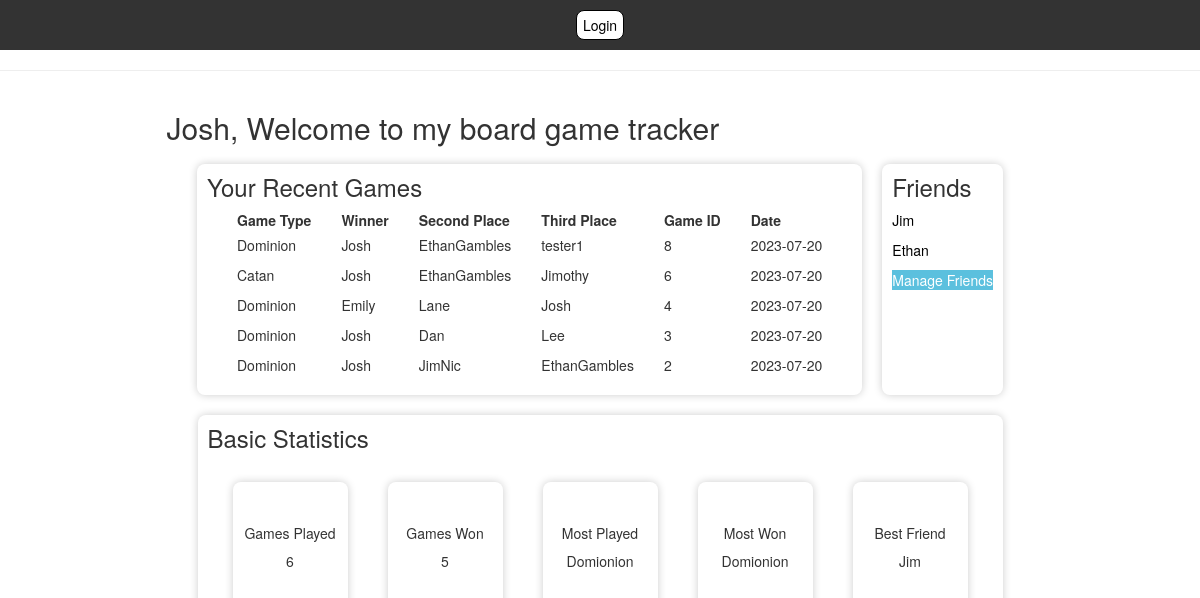
Screenshot of /home (signed in) with the database file from the repository.
### app.py (models this page shows)
class User(UserMixin, db.Model):
        id = db.Column(db.Integer, primary_key=True)
        fullname = db.Column(db.String(50), nullable=False)
        username = db.Column(db.String(15), nullable=False, unique=True)
        email = db.Column(db.String(50), nullable=False, unique=True)
        password = db.Column(db.String(80), nullable=False)
        favorites = db.relationship('SupportedGames', secondary=userFavorites, backref='favoritedby')
        friends = db.relationship('User', secondary=friends,
                                primaryjoin=(friends.c.user_id == id),
                                secondaryjoin=(friends.c.friend_id == id),
                                backref=db.backref('friend_of', lazy='dynamic'),
                                lazy='dynamic')

class DominionGame(db.Model):
    id = db.Column(db.Integer, primary_key=True)
    game_id = db.Column(db.Integer, nullable=False)
    winnerName = db.Column(db.String(50), nullable=False)
    winnerScore = db.Column(db.Integer, nullable=False)
    secondName = db.Column(db.String(50), nullable=False)
    secondScore = db.Column(db.Integer, nullable=False)
    thirdName = db.Column(db.String(50))
    thirdScore = db.Column(db.Integer)
    fourthName = db.Column(db.String(50))
    fourthScore = db.Column(db.Integer)
    date = db.Column(db.Date)

class CatanGame(db.Model):
    id = db.Column(db.Integer, primary_key=True)
    game_id = db.Column(db.Integer, nullable=False)
    winnerName = db.Column(db.String(50), nullable=False)
    winnerScore = db.Column(db.Integer, nullable=False)
    secondName = db.Column(db.String(50), nullable=False)
    secondScore = db.Column(db.Integer, nullable=False)
    thirdName = db.Column(db.String(50))
    thirdScore = db.Column(db.Integer)
    fourthName = db.Column(db.String(50))
    fourthScore = db.Column(db.Integer)
    date = db.Column(db.Date)

### app.py (the view, shortened to what this page needs)
@app.route('/')
@app.route('/home')
@login_required
def home():
    user = User.query.filter_by(username=current_user.username).first()
    user_friends = user.friends.limit(5).all()
    print(current_user.username)
    print(current_user.fullname)
    dominion_games = DominionGame.query.filter(or_(
        DominionGame.winnerName == current_user.fullname,
        DominionGame.secondName == current_user.fullname,
        DominionGame.thirdName == current_user.fullname,
        DominionGame.fourthName == current_user.fullname,
        DominionGame.winnerName == current_user.username,
        DominionGame.secondName == current_user.username,
        DominionGame.thirdName == current_user.username,
        DominionGame.fourthName == current_user.username
    )).with_entities(DominionGame.game_id, DominionGame.winnerName, DominionGame.secondName, DominionGame.thirdName, DominionGame.date, literal('Dominion').label('game_type')).all()
    recentGames = []
    for game in dominion_games:
        new_game = {}
        if game.winnerName == current_user.username:
            new_game['winnerName'] = current_user.fullname
        else:
            new_game['winnerName'] = game.winnerName
        if game.secondName == current_user.username:
            new_game['secondName'] = current_user.fullname
        else:
            new_game['secondName'] = game.secondName
        if game.thirdName == current_user.username:
            new_game['thirdName'] = current_user.fullname
        else:
            new_game['thirdName'] = game.thirdName
        new_game['game_id'] = game.game_id
        new_game['game_type'] = 'Dominion'
        new_game['current_date'] = game.date
        recentGames.append(new_game)
    catan_games = CatanGame.query.filter(or_(
        CatanGame.winnerName == current_user.fullname,
        CatanGame.secondName == current_user.fullname,
        CatanGame.thirdName == current_user.fullname,
        CatanGame.fourthName == current_user.fullname,
        CatanGame.winnerName == current_user.username,
        CatanGame.secondName == current_user.username,
        CatanGame.thirdName == current_user.username,
        CatanGame.fourthName == current_user.username
    )).with_entities(CatanGame.game_id, CatanGame.winnerName, CatanGame.secondName, CatanGame.thirdName, CatanGame.date, literal('Catan').label('game_type')).all()
    for game in catan_games:
        new_game = {}
        if game.winnerName == current_user.username:
            new_game['winnerName'] = current_user.fullname
        else:
            new_game['winnerName'] = game.winnerName
        if game.secondName == current_user.username:
            new_game['secondName'] = current_user.fullname
        else:
            new_game['secondName'] = game.secondName
        if game.thirdName == current_user.username:
            new_game['thirdName'] = current_user.fullname
        else:
            new_game['thirdName'] = game.thirdName
        new_game['game_id'] = game.game_id
        new_game['game_type'] = 'Catan'
        new_game['current_date'] = game.date
        recentGames.append(new_game)
    lords_games = LordsofWaterdeepGame.query.filter(or_(
        LordsofWaterdeepGame.winnerName == current_user.fullname,
        LordsofWaterdeepGame.secondName == current_user.fullname,
        LordsofWaterdeepGame.thirdName == current_user.fullname,
        LordsofWaterdeepGame.fourthName == current_user.fullname,
        LordsofWaterdeepGame.winnerName == current_user.username,
        LordsofWaterdeepGame.secondName == current_user.username,
        LordsofWaterdeepGame.thirdName == current_user.username,
        LordsofWaterdeepGame.fourthName == current_user.username
    )).with_entities(LordsofWaterdeepGame.game_id, LordsofWaterdeepGame.winnerName, LordsofWaterdeepGame.secondName, LordsofWaterdeepGame.thirdName, LordsofWaterdeepGame.date, literal('Catan').label('game_type')).all()
    sortedGames = sorted(recentGames, key=lambda x: x['game_id'], reverse=True)
    top5Games = sortedGames[:5]
    gamesWon = calcGamesWon(user)
    gamesPlayed = calcGamesPlayed(user)
    mostPlayed = calcMostPlayed(user)
    mostWon = calcMostWon(user)
    bestFriend = calcBestFriend(user)
    profileStats = [gamesPlayed, gamesWon, mostPlayed, mostWon, bestFriend]
    return render_template('home.html', title='Home', name=current_user.fullname, friends=user_friends, recentGames=top5Games, profileStats=profileStats)

### app.py (called while the page is built)
@login_manager.user_loader
def load_user(user_id):
    return User.query.get(int(user_id))

def calcGamesWon(user):
    gamesWon = 0
    gamesWon += db.session.query(DominionGame).filter(or_(DominionGame.winnerName == user.username, DominionGame.winnerName == user.fullname)).count()
    gamesWon += db.session.query(CatanGame).filter(or_(CatanGame.winnerName == user.username, CatanGame.winnerName == user.fullname)).count()
    gamesWon += db.session.query(LordsofWaterdeepGame).filter(or_(LordsofWaterdeepGame.winnerName == user.username, LordsofWaterdeepGame.winnerName == user.fullname)).count()
    gamesWon += db.session.query(CoupGame).filter(or_(CoupGame.winnerName == user.username, CoupGame.winnerName == user.fullname)).count()
    gamesWon += db.session.query(LoveLetterGame).filter(or_(LoveLetterGame.winnerName == user.username, LoveLetterGame.winnerName == user.fullname)).count()
    return gamesWon

### home.html (shortened to what this page needs)
<!DOCTYPE html>
<html lang="en">
<head>
    <link rel="stylesheet" href="https://cdn.jsdelivr.net/npm/bootstrap@3.3.7/dist/css/bootstrap.min.css">
    <link rel="stylesheet" href="{{ url_for('static', filename='css/baseStyles.css') }}">
</head>
<body>
    {% extends "base.html" %}
    {% import "bootstrap/wtf.html" as wtf %}
    {% block content %}
        <div id="content">
            <div>
                <h2>{{ name }}, Welcome to my board game tracker</h2>
                <div id="mainLayout">
                    <div  class="section">
                        <h3>Your Recent Games</h3>
                        <table>
                            <thead>
                              <tr>
                                <th>Game Type</th>
                                <th>Winner</th>
                                <th>Second Place</th>
                                <th>Third Place</th>
                                <th>Game ID</th>
                                <th>Date</th>
                              </tr>
                            </thead>
                            <tbody>
                              {% for game in recentGames %}
                              <tr>
                                <td>{{ game.game_type }}</td>
                                <td>{{ game.winnerName }}</td>
                                <td>{{ game.secondName }}</td>
                                <td>{{ game.thirdName }}</td>
                                <td>{{ game.game_id }}</td>
                                <td>{{ game.current_date }}</td>
                              </tr>
                              {% endfor %}
                            </tbody>
                        </table>
                    </div>
                    <div class="section">
                        <h3>Friends</h3>
                        <div>
                            {% for friend in friends %}
                            <div style="margin-top: 10px;">
                                <a href="/profile?name={{ friend.username }}" class="friend">{{ friend.fullname }}</a>
                            </div>
                            {% endfor %}
                        </div>
                        <div style="margin-top: 10px;">
                            <a href="/friend" class="btn-info">Manage Friends</a>
                        </div>
                    </div>
                    <div class="section" id="statistics" style="width: 805px;">
                        <h3>Basic Statistics</h3>
                        <div id="favGames">
                            <div class="miniCard">
                                <span>Games Played</span>
                                <p>{{ profileStats[0] }}</p>
                            </div>
                            <div class="miniCard">
                                <span>Games Won</span>
                                <p>{{ profileStats[1] }}</p>
                            </div>
                            <div class="miniCard">
                                <span>Most Played</span>
                                <p>{{ profileStats[2] }}</p>
                            </div>
                            <div class="miniCard">
                                <span>Most Won</span>
                                <p>{{ profileStats[3] }}</p>
                            </div>
                            <div class="miniCard">
                                <span>Best Friend</span>
                                <p>{{ profileStats[4] }}</p>
                            </div>
                        </div>
                    </div>
                </div>
            </div>
        </div>
    {% endblock %}

### app/templates/base.html (shortened to what this page needs)
<!DOCTYPE html>
<html lang="en">
<head>
</head>
<body>
    <nav>
        <a href="/login">Login</a>
    </nav>
    <hr>
    {% block content %}
    {% endblock %}
</body>
</html>

### baseStyles.css (style rules this page uses)
nav { display: flex; flex-direction: row; justify-content: center; background-color: #333333; width: 100%; }
nav a { margin: 10px; height: 30px; text-decoration: none; padding-top: 4px; padding-bottom: 4px; padding-left: 6px; padding-right: 6px; border: 1px solid black; border-radius: 8px; text-align: center; color: black; background-color: white; }
#content { display: flex; justify-content: center; }
#mainLayout { display: flex; justify-content: center; }
#mainLayout { width: 867px; display: flex; flex-direction: row; flex-wrap: wrap; }
.section { margin: 10px; border-radius: 8px; box-shadow: 0px 0px 8px rgba(0, 0, 0, 0.2); padding: 10px; }
.section h3 { margin-top: 0px; }
#favGames { display: flex; flex-direction: row; justify-content: center; }
.miniCard { display: flex; justify-content: center; align-items: center; flex-direction: column; width: 115px; height: 140px; margin: 20px; border-radius: 8px; box-shadow: 0px 0px 8px rgba(0, 0, 0, 0.2); padding: 10px; }
.miniCard span { text-align: center; margin-bottom: 8px; }
table { border-collapse: separate; border-spacing: 30px 0; }
tr td { padding-bottom: 10px; }
tr th { padding-bottom: 5px; }
a { text-decoration: none; }
.friend { text-decoration: none; color: black; }

### rows the page displays
User: fullname "Josh", winnerName "Josh" "Josh" "Josh" "Josh", thirdName "Josh"
DominionGame: secondName "EthanGambles", thirdName "tester1"
CatanGame: secondName "EthanGambles", thirdName "Jimothy"
DominionGame: winnerName "Emily", secondName "Lane"
DominionGame: secondName "Dan", thirdName "Lee"
DominionGame: secondName "JimNic", thirdName "EthanGambles"
User: fullname "Jim"
User: fullname "Ethan"

### other values shown
{{ game.game_type }} "Dominion" "Catan" "Dominion" "Dominion" "Dominion"
{{ game.game_id }} "8" "6" "4" "3" "2"
{{ game.current_date }} "2023-07-20" "2023-07-20" "2023-07-20" "2023-07-20" "2023-07-20"
{{ profileStats[0] }} "6"
{{ profileStats[1] }} "5"
{{ profileStats[2] }} "Domionion"
{{ profileStats[3] }} "Domionion"
